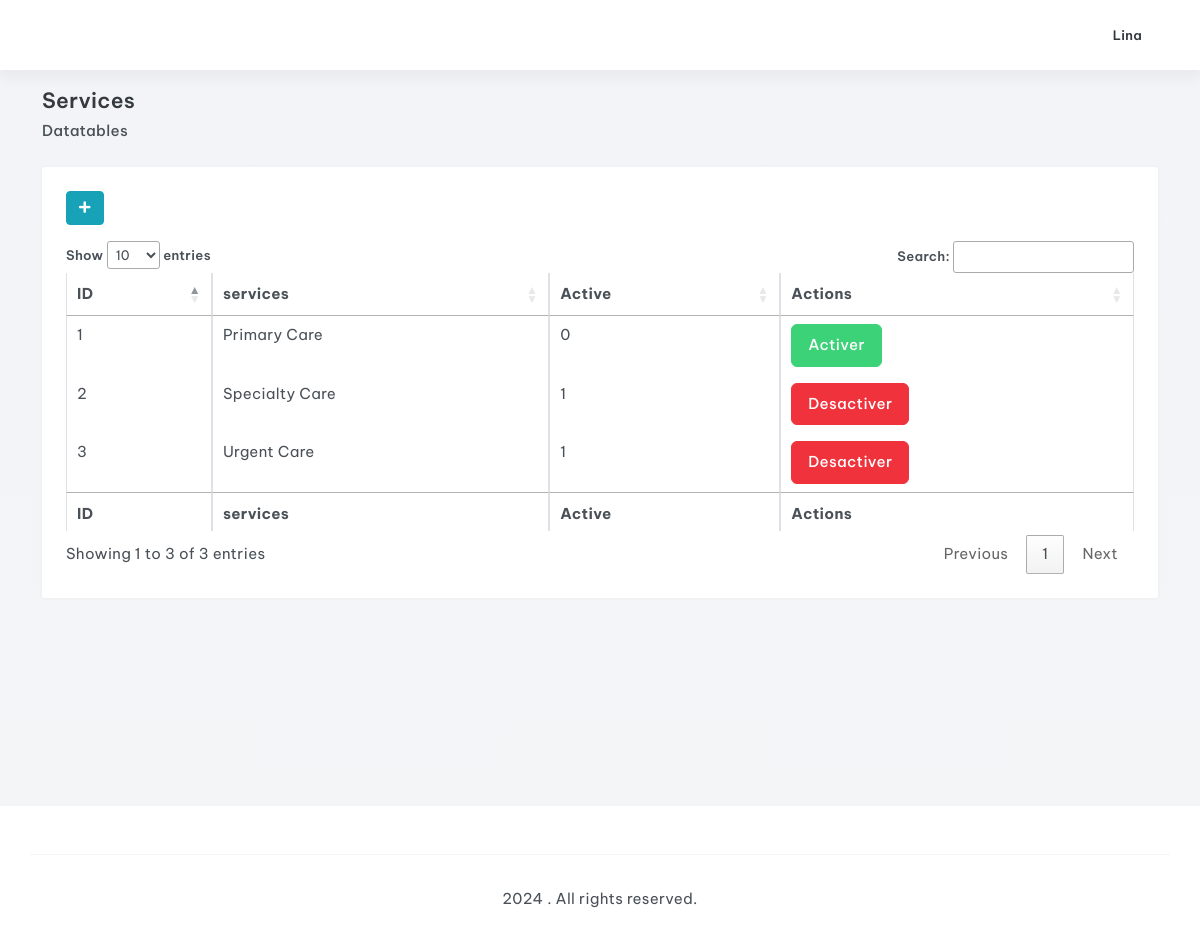
The app's page /admin/services.php (signed in) with its own data.
### tables this page shows
CREATE TABLE `services` (
  `id` int(11) NOT NULL,
  `type_service` varchar(255) DEFAULT NULL,
  `actif` tinyint(1) DEFAULT NULL
);

### admin/CLASSE/service.class.php (the view, shortened to what this page needs)
<?php
Class Service{
private $cnx,$server,$user,$pwd,$db;
public function __construct($serveur,$utilisateur,$mdp,$base){
	$this->server=$serveur;
	$this->user=$utilisateur;
	$this->pwd=$mdp;
	$this->db=$base;
	try
	{
	$this->cnx = new PDO('mysql:host='.$this->server.'; dbname='.$this->db, $this->user, $this->pwd);
	}
	catch(Exception $e)
	{
	echo'Erreur:'.$e->getMessage().'<br/>';
	echo'N°:'.$e->getCode();
	}
}
public function RetreiveWithDataTables(){
	$sql="select * from services";
$resultats=$this->cnx->query($sql);
if($resultats) {
$resultats->setFetchMode(PDO::FETCH_OBJ);
$services=$resultats->fetchall();
echo'<p><a class="btn btn-info btn-circle btn-sm" ;" href="create_service.php" title="Add"><i class="fas fa-plus"></i></a></p>';
echo '<table  class="table table-bordered" id="myTable" width="100%" cellspacing="0">';
echo '<thead>';
	echo '<tr>';
	echo '<th>ID</th><th>services</th><th>Active</th><th>Actions</th>';
	echo '</tr>';
echo '</thead>';
print '<tbody>';
foreach($services as $service):
echo '<tr>';
	print '<td>'.$service->id.'</td>';
	print '<td>'.$service->type_service.'</td>';
	print '<td>'.$service->actif.'</td>';
	if ($service->actif == 1) {
		print '<td><a class="btn btn-danger" onClick="return confirm(\'Desactiver ce Service?\');" href="servicebuttons.php?id='.$service->id.'&active=1">Desactiver</a></td>';
	} else {
		print '<td><a class="btn btn-success" onClick="return confirm(\'Activer ce Service?\');" href="servicebuttons.php?id='.$service->id.'&active=0">Activer</a></td>';
	}
echo '</tr>';
endforeach;
print '</tbody>';
echo '<tfoot>';
	echo '<tr>';
	echo '<th>ID</th><th>services</th><th>Active</th><th>Actions</th>';
	echo '</tr>';
echo '</tfoot>';
echo '</table>';
}
	else echo 'Table vide !!!' ;
}
}
?>

### records on screen
services: id "1", type_service "Primary Care", actif "0"
services: id "2", type_service "Specialty Care", actif "1"
services: id "3", type_service "Urgent Care", actif "1"

### other values on screen
$_SESSION['username'] "Lina"
